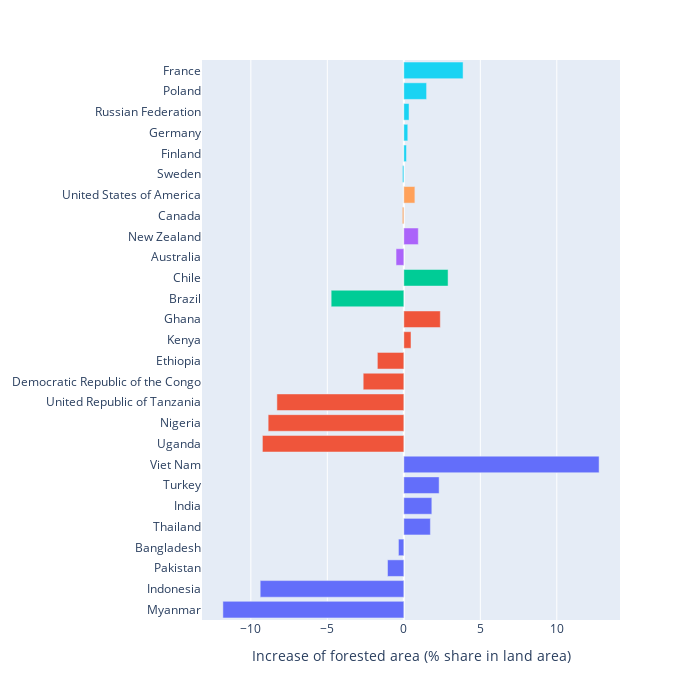

The code cell stored with this chart in its notebook:
### Code cell
import plotly.express as px


fig = px.bar(forest_area, x='Decrease', y='Area', color='Country Group', orientation='h',
             labels={'Decrease':'Increase of forested area (% share in land area)', 'Area': 'Country', 'Country Group': "Continent"})

fig.update_layout(
    showlegend=False,
    yaxis_title=None,
    width=700,
    height=700,
) 

fig.show()

### Figure 1 — Plotly figure (JSON) as saved in the notebook; plotly's stock layout.template omitted (floating-point values rounded to 4 significant figures)
{"data": [{"alignmentgroup": "True", "hoverlabel": {"namelength": 0}, "hovertemplate": "Continent=Asia<br>Increase of forested area (% share in land area)=%{x}<br>Country=%{y}", "legendgroup": "Continent=Asia", "marker": {"color": "#636efa"}, "name": "Continent=Asia", "offsetgroup": "Continent=Asia", "orientation": "h", "showlegend": true, "textposition": "auto", "type": "bar", "x": [-11.83, -9.389, -1.067, -0.3522, 1.736, 1.831, 2.308, 12.76], "xaxis": "x", "y": ["Myanmar", "Indonesia", "Pakistan", "Bangladesh", "Thailand", "India", "Turkey", "Viet Nam"], "yaxis": "y"}, {"alignmentgroup": "True", "hoverlabel": {"namelength": 0}, "hovertemplate": "Continent=Africa<br>Increase of forested area (% share in land area)=%{x}<br>Country=%{y}", "legendgroup": "Continent=Africa", "marker": {"color": "#EF553B"}, "name": "Continent=Africa", "offsetgroup": "Continent=Africa", "orientation": "h", "showlegend": true, "textposition": "auto", "type": "bar", "x": [-9.244, -8.869, -8.297, -2.656, -1.73, 0.4695, 2.385], "xaxis": "x", "y": ["Uganda", "Nigeria", "United Republic of Tanzania", "Democratic Republic of the Congo", "Ethiopia", "Kenya", "Ghana"], "yaxis": "y"}, {"alignmentgroup": "True", "hoverlabel": {"namelength": 0}, "hovertemplate": "Continent=South America<br>Increase of forested area (% share in land area)=%{x}<br>Country=%{y}", "legendgroup": "Continent=South America", "marker": {"color": "#00cc96"}, "name": "Continent=South America", "offsetgroup": "Continent=South America", "orientation": "h", "showlegend": true, "textposition": "auto", "type": "bar", "x": [-4.75, 2.892], "xaxis": "x", "y": ["Brazil", "Chile"], "yaxis": "y"}, {"alignmentgroup": "True", "hoverlabel": {"namelength": 0}, "hovertemplate": "Continent=Oceania<br>Increase of forested area (% share in land area)=%{x}<br>Country=%{y}", "legendgroup": "Continent=Oceania", "marker": {"color": "#ab63fa"}, "name": "Continent=Oceania", "offsetgroup": "Continent=Oceania", "orientation": "h", "showlegend": true, "textposition": "auto", "type": "bar", "x": [-0.509, 0.9469], "xaxis": "x", "y": ["Australia", "New Zealand"], "yaxis": "y"}, {"alignmentgroup": "True", "hoverlabel": {"namelength": 0}, "hovertemplate": "Continent=Northern America<br>Increase of forested area (% share in land area)=%{x}<br>Country=%{y}", "legendgroup": "Continent=Northern America", "marker": {"color": "#FFA15A"}, "name": "Continent=Northern America", "offsetgroup": "Continent=Northern America", "orientation": "h", "showlegend": true, "textposition": "auto", "type": "bar", "x": [-0.09803, 0.7224], "xaxis": "x", "y": ["Canada", "United States of America"], "yaxis": "y"}, {"alignmentgroup": "True", "hoverlabel": {"namelength": 0}, "hovertemplate": "Continent=Europe<br>Increase of forested area (% share in land area)=%{x}<br>Country=%{y}", "legendgroup": "Continent=Europe", "marker": {"color": "#19d3f3"}, "name": "Continent=Europe", "offsetgroup": "Continent=Europe", "orientation": "h", "showlegend": true, "textposition": "auto", "type": "bar", "x": [-0.0894, 0.1714, 0.2574, 0.3405, 1.487, 3.873], "xaxis": "x", "y": ["Sweden", "Finland", "Germany", "Russian Federation", "Poland", "France"], "yaxis": "y"}], "layout": {"barmode": "relative", "height": 700, "legend": {"tracegroupgap": 0}, "margin": {"t": 60}, "showlegend": false, "width": 700, "xaxis": {"anchor": "y", "domain": [0, 1], "title": {"text": "Increase of forested area (% share in land area)"}}, "yaxis": {"anchor": "x", "domain": [0, 1], "title": {}}}}
